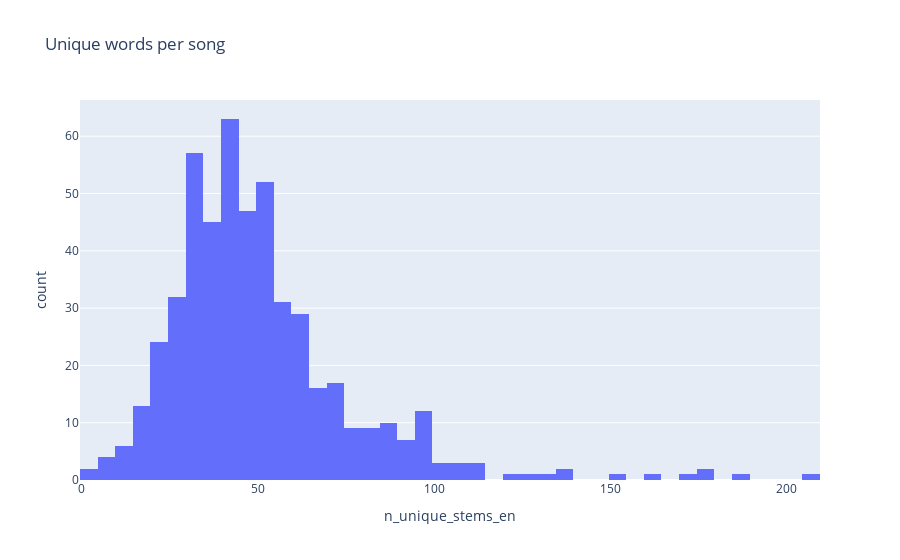

The cell this chart's notebook holds for it:
### Code cell
# words per song
fig = px.histogram(df, x='n_unique_stems_en', title='Unique words per song')
fig.show()

### Figure 1 — Plotly figure (JSON) as saved in the notebook; plotly's stock layout.template omitted (floating-point values rounded to 4 significant figures; data arrays with more than 128 entries replaced by an {"elided": "..."} marker saying what was removed)
{"data": [{"alignmentgroup": "True", "bingroup": "x", "hovertemplate": "n_unique_stems_en=%{x}<br>count=%{y}<extra></extra>", "legendgroup": "", "marker": {"color": "#636efa", "pattern": {"shape": ""}}, "name": "", "offsetgroup": "", "orientation": "v", "showlegend": false, "type": "histogram", "x": {"elided": "506 int values"}, "xaxis": "x", "yaxis": "y"}], "layout": {"barmode": "relative", "legend": {"tracegroupgap": 0}, "title": {"text": "Unique words per song"}, "xaxis": {"anchor": "y", "domain": [0, 1], "title": {"text": "n_unique_stems_en"}}, "yaxis": {"anchor": "x", "domain": [0, 1], "title": {"text": "count"}}}}
